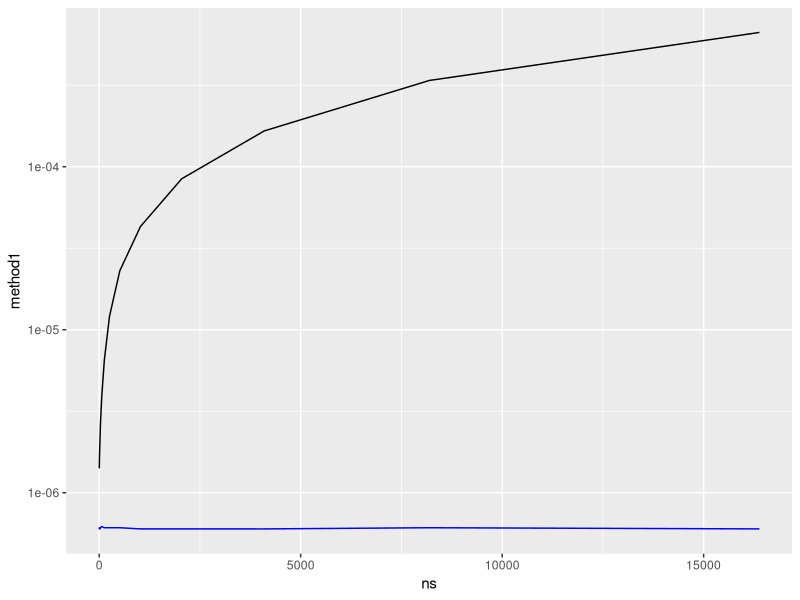

Here is the R script that generated this plot:
## ---- chunk 1
library(rlang)
library(ggplot2)
library(scales)
library(dplyr)
library(purrr)
## ---- chunk 2
fake = rnorm(100)
fake.ecdf = ecdf(fake)
fake.ecdf(0)
## ---- chunk 3

pick <- \(i) {
  force(i)
  \(x) x[[i]]
}


example <- c(1,2,3,4)
pick(2)(example)
#lapply(mtcars, pick(5))

## ---- chunk 4
moment <- \(i){
  force(i)
  \(vec) sum((vec - mean(vec)) ^ i) / length(vec)
}

m1 <- moment(1)
m2 <- moment(2)

x <- runif(100)
stopifnot(all.equal(m1(x), 0))
stopifnot(all.equal(m2(x), var(x) * 99 / 100))
## ---- chunk 5
new_counter3 <- function() {
  i <- 0
  function() {
    i <- i + 1
    i
  }
}

c1 = new_counter3()
for (i in 1:3)
   print(c1())


## ---- chunk 6
ll_poisson1 <- function(x) {
  n <- length(x)

  function(lambda) {
    log(lambda) * sum(x) - n * lambda - sum(lfactorial(x))
  }
}

ll_poisson2 <- function(x) {
  n <- length(x)
  sum_x <- sum(x)
  c <- sum(lfactorial(x))

  function(lambda) {
    log(lambda) * sum_x - n * lambda - c
  }
}

ns <- 2^seq(1,14)

bench_res <- tibble(ns = ns)

bench_test <- function(method) {
  function(n){ 
    x<- rpois(n, lambda=1)
    ll <- method(x)
    res <- bench::mark(ll(1))
    res$median
  }
}

bench_res <- bench_res |>   mutate(method1 = map_dbl(ns,bench_test(ll_poisson1)),
                      method2 = map_dbl(ns,bench_test(ll_poisson2)))

## ---- chunk 7
bench_res |> ggplot(aes(x=ns)) +
     geom_line(aes(y=method1)) + 
     geom_line(aes(y=method2), color = 'blue') + scale_y_log10()
